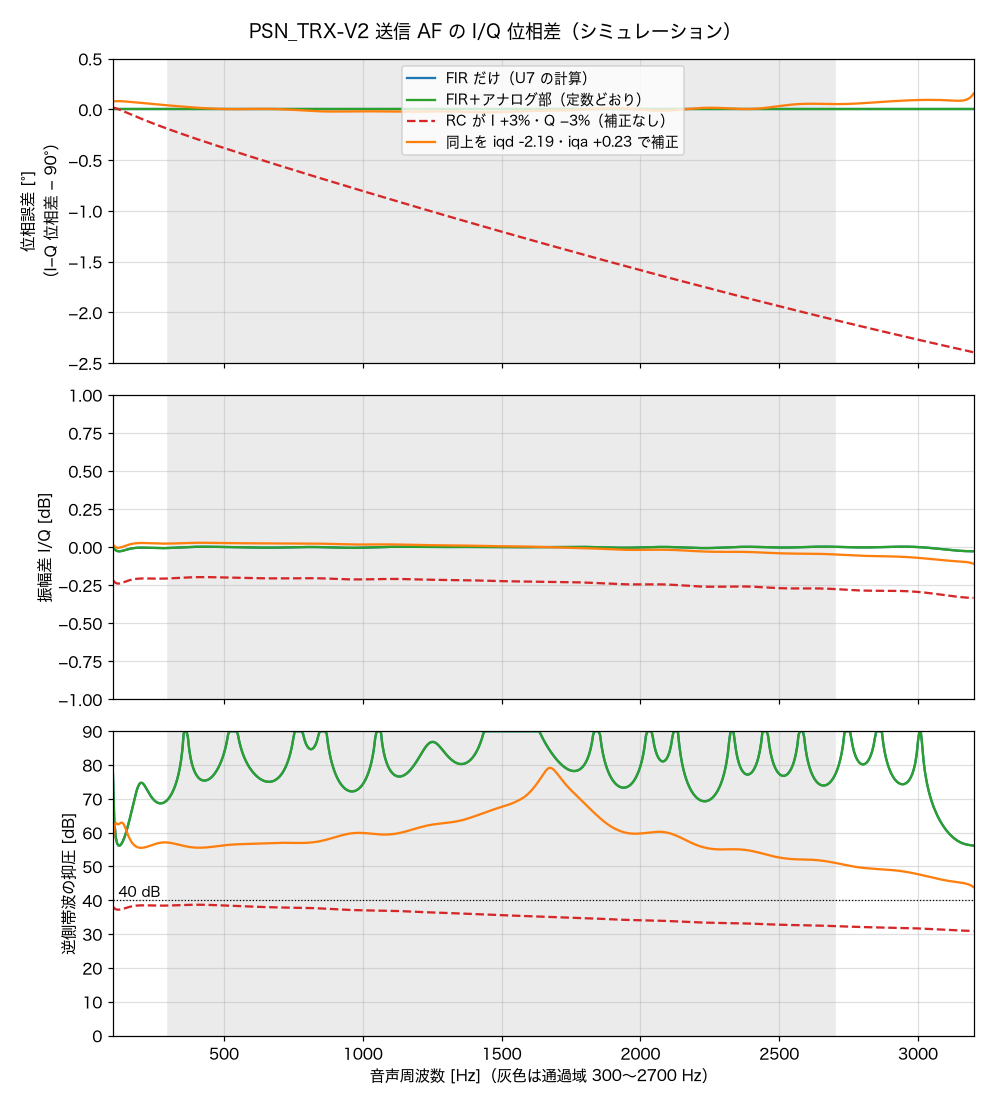

The Python source for this figure:
"""送信 AF の I/Q 位相差を周波数スキャンしてグラフにする（V2）

  U7 の複素 FIR（tx_dsp.cpp と同じ作り方・同じ int16 量子化）× PDM 出力〜変調器入力のアナログ部（ngspice）で、
  I と Q の位相差が 90° からどれだけずれるか、振幅差、そこから決まる逆側帯波の抑圧を 100〜4000 Hz で求める。
  RC のばらつき（I +3%・Q −3%）と、ファームウェアの iqd・iqa で補正した後も並べる。

  使い方: kicad/sim で  <numpy と matplotlib の入った python3> iq_scan.py  → iq_scan.png と数値の要約
"""
import math, os
import numpy as np
import matplotlib
matplotlib.use('Agg')
import matplotlib.pyplot as plt
from matplotlib import font_manager
import ngs
from gen import pin
from af import out_circuit

FS, NTAP, F_CENTER, F_CUT, BETA = 16000, 127, 1600.0, 1400.0, 7.5   # tx_dsp.cpp と同じ
F = np.linspace(100, 3200, 621)   # 3.3 kHz より上は FIR の阻止域（出力ほぼ 0）で位相に意味がない
BAND = (300, 2700)


def fir(iq_delay_us=0.0, iq_gain_db=0.0):
    """tx_dsp.cpp の buildFilter() と同じ係数（int16 に丸めた後）"""
    c = (NTAP - 1) / 2; w0 = 2 * math.pi * F_CENTER / FS
    dI = iq_delay_us * 1e-6 * FS; gI = 10 ** (iq_gain_db / 20)
    def proto(t):
        u = t / c
        if abs(u) >= 1: return 0.0
        w = np.i0(BETA * math.sqrt(1 - u * u)) / np.i0(BETA); x = 2 * F_CUT / FS
        return (x if t == 0 else math.sin(math.pi * x * t) / (math.pi * t)) * w
    fI = np.array([2 * gI * proto(n - c - dI) * math.cos(w0 * (n - c - dI)) for n in range(NTAP)])
    fQ = np.array([2 * proto(n - c) * math.sin(w0 * (n - c)) for n in range(NTAP)])
    sh = 15
    while sh > 8 and max(abs(fI).sum(), abs(fQ).sum()) * (1 << sh) * 32767 > 2e9: sh -= 1
    hI, hQ = np.round(fI * (1 << sh)) / (1 << sh), np.round(fQ * (1 << sh)) / (1 << sh)
    z = np.exp(-2j * np.pi * np.outer(F, np.arange(NTAP)) / FS)
    return z @ hI, z @ hQ


def analog(dI=1.0, dQ=1.0, rload=500):
    """PDM 出力（R53・R55 の入力）→ 変調器入力（L10・L11）"""
    ngs.run(out_circuit(rload, dI=dI, dQ=dQ))
    f = np.array([x.real for x in ngs.vec('frequency')])
    hi = np.array(ngs.vec(pin('L10', '1'))); hq = np.array(ngs.vec(pin('L11', '1')))
    ip = lambda h: np.interp(F, f, h.real) + 1j * np.interp(F, f, h.imag)
    return ip(hi), ip(hq)


def metrics(I, Q):
    """位相誤差 [deg]（90° からのずれ）・振幅差 [dB]・逆側帯波の抑圧 [dB]"""
    r = I / Q
    pe = np.degrees(np.abs(np.angle(r))) - 90
    ae = 20 * np.log10(np.abs(r))
    k, th = np.abs(r), np.radians(pe)
    s = 10 * np.log10((1 + 2 * k * np.cos(th) + k * k) / (1 - 2 * k * np.cos(th) + k * k))
    return pe, ae, s


def fit(aI, aQ):
    """アナログ部の I/Q の違いを、遅延差 τ と利得差 g で近似する（af.py と同じ）"""
    m = (F >= BAND[0]) & (F <= BAND[1]); r = aI[m] / aQ[m]; f = F[m]
    tau = -np.sum(f * np.angle(r)) / np.sum(f * f) / (2 * np.pi)
    return tau, np.exp(np.mean(np.log(np.abs(r))))


def main():
    fI, fQ = fir()
    nI, nQ = analog()
    mI, mQ = analog(1.03, 0.97)
    tau, g = fit(mI, mQ)
    iqd, iqa = -tau * 1e6, -20 * math.log10(g)          # ファームウェアに入れる値（iqd µs・iqa dB）
    cI, cQ = fir(iqd, iqa)
    cases = [
        ('FIR だけ（U7 の計算）', fI, fQ, 'C0', '-'),
        ('FIR＋アナログ部（定数どおり）', fI * nI, fQ * nQ, 'C2', '-'),
        ('RC が I +3%・Q −3%（補正なし）', fI * mI, fQ * mQ, 'C3', '--'),
        (f'同上を iqd {iqd:+.2f}・iqa {iqa:+.2f} で補正', cI * mI, cQ * mQ, 'C1', '-'),
    ]
    fp = '/System/Library/Fonts/ヒラギノ角ゴシック W3.ttc'
    if os.path.exists(fp):
        font_manager.fontManager.addfont(fp)
        plt.rcParams['font.family'] = font_manager.FontProperties(fname=fp).get_name()
    fig, ax = plt.subplots(3, 1, figsize=(9, 10), sharex=True)
    m = (F >= BAND[0]) & (F <= BAND[1])
    print('通過域 300〜2700 Hz での最悪値')
    for name, I, Q, col, ls in cases:
        pe, ae, s = metrics(I, Q)
        ax[0].plot(F, pe, col, ls=ls, label=name)
        ax[1].plot(F, ae, col, ls=ls, label=name)
        ax[2].plot(F, np.minimum(s, 90), col, ls=ls, label=name)
        print(f'  {name}: 位相誤差 {np.max(np.abs(pe[m])):.3f}°  振幅差 {np.max(np.abs(ae[m])):.3f} dB  抑圧 {np.min(s[m]):.1f} dB')
    for a in ax:
        a.axvspan(*BAND, color='0.92', zorder=0); a.grid(True, alpha=0.4)
    ax[0].set_ylabel('位相誤差 [°]\n（I−Q 位相差 − 90°）'); ax[0].set_ylim(-2.5, 0.5)
    ax[1].set_ylabel('振幅差 I/Q [dB]'); ax[1].set_ylim(-1, 1)
    ax[2].set_ylabel('逆側帯波の抑圧 [dB]'); ax[2].set_ylim(0, 90)
    ax[2].axhline(40, color='k', lw=0.8, ls=':'); ax[2].text(120, 41, '40 dB', fontsize=9)
    ax[2].set_xlabel('音声周波数 [Hz]（灰色は通過域 300〜2700 Hz）'); ax[2].set_xlim(F[0], F[-1])
    ax[0].legend(fontsize=9, loc='upper center')
    fig.suptitle('PSN_TRX-V2 送信 AF の I/Q 位相差（シミュレーション）')
    fig.tight_layout()
    out = os.path.join(os.path.dirname(os.path.abspath(__file__)), 'iq_scan.png')
    fig.savefig(out, dpi=110); print('→', out)


if __name__ == '__main__':
    main()
